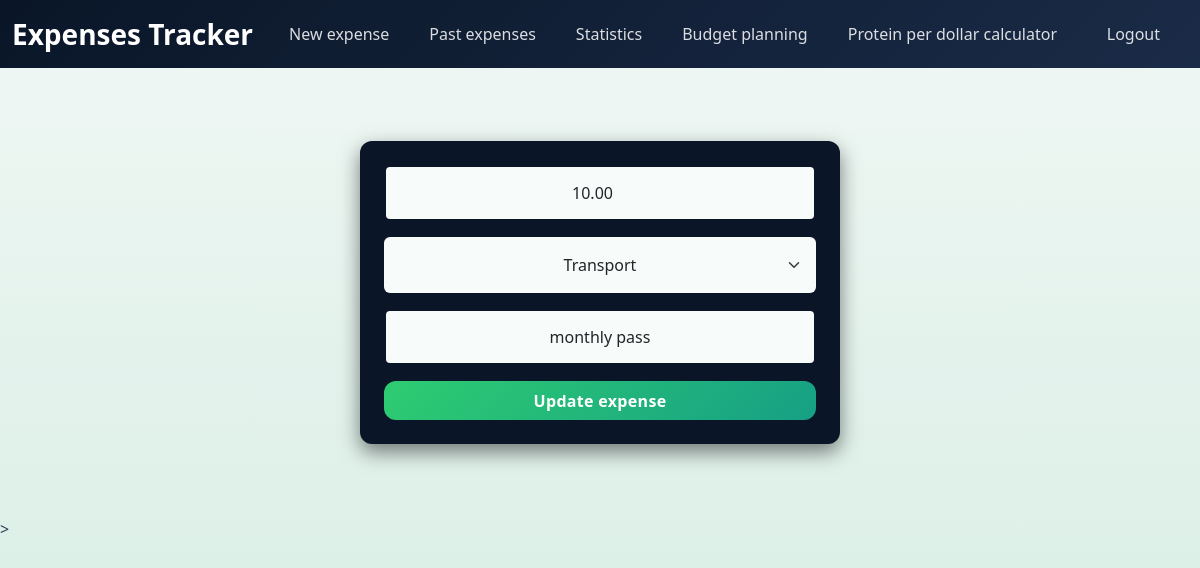
Screenshot of /edit/174 (signed in) with the database file from the repository.
### tables this page shows
CREATE TABLE 'expenses' (id INTEGER PRIMARY KEY AUTOINCREMENT NOT NULL, user_id INTEGER NOT NULL, category TEXT NOT NULL, amount REAL NOT NULL, description TEXT, date TIMESTAMP DEFAULT CURRENT_TIMESTAMP, FOREIGN KEY(user_id) REFERENCES users(id));

### app.py (the view)
@app.route("/edit/<int:id>", methods=["GET", "POST"])
@login_required
def edit(id):
    categories = ["Food & Drinks", "Groceries", "Shopping", "Transport",
                  "Entertainment", "Utilities", "Health & Fitness", "Home"]
    if request.method == "POST":
        category = request.form.get("category")
        amount = request.form.get("amount")
        description = request.form.get("description")
        if not category or not amount or not description:
            return apology("enter the details correctly")
        try:
            amount = float(amount)
        except (TypeError, ValueError):
            return apology("enter amount correctly.")
        else:
            db.execute("UPDATE expenses SET category=?, amount=?, description=? WHERE id = ? AND user_id = ?",
                       category, amount, description, id, session["user_id"])
        flash("Expense updated successfully!", "success")
        return redirect("/")
    else:
        rows = db.execute(
            "SELECT * FROM expenses WHERE id = ? AND user_id=?", id, session["user_id"])
        if len(rows) != 1:
            return apology("the expense is not found")
        else:
            expense = rows[0]
            return render_template("add.html", expense=expense, categories=categories, edit=True)

### app.py (called while the page is built)
@app.after_request
def after_request(response):
    response.headers["Cache-Control"] = "no-cache, no-store, must-revalidate"
    response.headers["Expires"] = 0
    response.headers["Pragma"] = "no-cache"
    return response

### helpers.py (called while the page is built)
def login_required(f):
    @wraps(f)
    def decorated_function(*args, **kwargs):
        if session.get("user_id") is None:
            return redirect ("/login")
        return f(*args, **kwargs)
    return decorated_function

### templates/add.html (shortened to what this page needs)
{% extends "layout.html" %}
{% block main %}
    <form action="{{url_for ('edit', id = expense['id']) if edit and expense else url_for('add')}}" method="post">
        <div class="form-container">
            <input type="number" class="form-control" name="amount" placeholder="Amount" aria-label="amount" value="{{'%.2f' | format(expense.amount ) if edit else ''}}">
            <select class="form-select" name="category" aria-label="category">
                {%for category in categories%}
                    <option value="{{category}}" {% if edit and expense and expense['category'] == category %}selected{% endif %}>{{category}}</option>
                {%endfor%}
            </select>
            <input type="text" class="form-control " name="description" placeholder="Decsription" aria-label="description" value="{{expense['description'] if edit else ''}}">
            <button class="btn btn-primary" type="submit">{{"Update expense" if edit else "Add expense"}}</button>
        </div>
    </form>
{% endblock %}

### static/styles.css (style rules this page uses)
:root { --primary-dark: #0a1628; --primary-navy: #1a2b47; --accent-emerald: #2ecc71; --accent-teal: #16a085; --warning: #f39c12; --danger: #e74c3c; --white: #ffffff; --medium-gray: #e1e8ed; --dark-gray: #6c757d; --text-dark: #2c3e50; }
.form-container { max-width: 480px; margin: 25px auto; padding: 24px; background-color: var(--primary-dark); border-radius: 12px; box-shadow: 0px 8px 20px rgba(0,0,0,0.5); display: flex; flex-direction: column; gap: 16px; text-align: center; }
.form-container::before { background: linear-gradient(90deg, #2ecc71, #16a085); height: 5px; }
input, select { padding: 12px; background-color: white; border: 1px solid; border-radius: 7px; font-size: 16px; text-align: center; }
button { padding: 12px; background-color: #808080; color:#1a1a1a; border-radius:12px; font-weight: 600; gap: 16px; text-align: center; }
body { background: linear-gradient(180deg, #f0f7f4 0%, #d5ede3 100%); color: #2c3e50; min-height: 100vh; }
.btn { padding: 0.475rem 1rem !important; font-size: 1rem !important; font-weight: 600 !important; border: none !important; border-radius: 12px; cursor: pointer; position: relative; overflow: hidden; text-transform: none; letter-spacing: 0.02em; }
.btn-primary { background: linear-gradient(135deg, var(--accent-emerald), var(--accent-teal)) !important; color: var(--white) !important; }
.form-control, .form-select { padding: 0.875rem 1rem !important; font-size: 1rem !important; background-color: #f7fbf9 !important; border: 2px solid transparent; }
.form-control::placeholder { color:#808080; opacity:1; }

### rows the page displays
expenses: amount "10.00", category "Transport", description "monthly pass"

### other values shown
{{ "Update expense" if edit else "Add expense" }} "Update expense"
